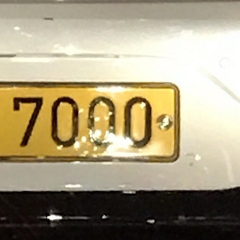
#> input picture input/1.png, 240 x 240 px; its folder holds only this picture in this run
$ python ocr_project_ver2.py   (older library calls are emulated)
#> lines starting #> are read from the running program, lines starting #| are printed output that depends on the picture; after the words box and inside, x2 and y2 are one past the last pixel; in counts of white or black regions, pixels touching at a corner belong together

import cv2
#import matplotlib.pyplot as plt
import numpy as np
import os
import time
from win32 import win32api

# [5 lines left out: function get_exe_path, not called in this run]


def derive_graym(impath):
    ''' The intensity value m is calculated as (r+g+b)/3, yet
        grayscalse will do same operation!
        opencv uses default formula Y = 0.299 R + 0.587 G + 0.114 B
    '''
#> called with impath = 'input/1.png'
    # return cv2.imread(impath, cv2.CV_LOAD_IMAGE_GRAYSCALE)
    return cv2.imread(impath, cv2.IMREAD_GRAYSCALE)
#> returned value: shape (240, 240); min 0, max 255, mean 154.3

def derive_m(img, rimg):
    ''' Derive m (intensity) based on paper formula '''

    (rw, cl, ch) = img.shape
    for r in range(rw):
        for c in range(cl):
            rimg[r,c] = int(np.sum(img[r,c])/3.0)

    return rimg

def derive_saturation(img, rimg):
    ''' Derive staturation value for a pixel based on paper formula '''

    s_img = np.array(rimg)
    (r, c) = s_img.shape
    for ri in range(r):
        for ci in range(c):
            #opencv ==> b,g,r order
            s1 = img[ri,ci][0] + img[ri,ci][2]
            s2 = 2 * img[ri,ci][1]
            if  s1 >=  s2:
                s_img[ri,ci] = 1.5*(img[ri,ci][2] - rimg[ri,ci])
            else:
                s_img[ri,ci] = 1.5*(rimg[ri,ci] - img[ri,ci][0])

    return s_img

def check_pixel_specularity(mimg, simg):
    ''' Check whether a pixel is part of specular region or not'''

    m_max = np.max(mimg) * 0.5
    s_max = np.max(simg) * 0.33

    (rw, cl) = simg.shape

    spec_mask = np.zeros((rw,cl), dtype=np.uint8)
    for r in range(rw):
        for c in range(cl):
            if mimg[r,c] >= m_max and simg[r,c] <= s_max:
                spec_mask[r,c] = 255

    return spec_mask

def enlarge_specularity(spec_mask):
    ''' Use sliding window technique to enlarge specularity
        simply move window over the image if specular pixel detected
        mark center pixel is specular
        win_size = 3x3, step_size = 1
    '''

    win_size, step_size = (3,3), 1
    enlarged_spec = np.array(spec_mask)
    for r in range(0, spec_mask.shape[0], step_size):
        for c in range(0, spec_mask.shape[1], step_size):
            # yield the current window
            win = spec_mask[r:r + win_size[1], c:c + win_size[0]]

            if win.shape[0] == win_size[0] and win.shape[1] == win_size[1]:
                if win[1,1] !=0:
                    enlarged_spec[r:r + win_size[1], c:c + win_size[0]] = 255 * np.ones((3,3), dtype=np.uint8)

    return enlarged_spec

# 현재 스크립트가 위치한 디렉토리 설정
script_dir = os.path.dirname(os.path.abspath(__file__))
path_dir_B = os.path.join(script_dir, 'input')  # 입력 이미지 디렉토리: input 폴더
path_dir_C = script_dir  # 출력 이미지 디렉토리: ocr_project.py가 있는 디렉토리

# 출력 디렉토리 생성
os.makedirs(os.path.join(path_dir_C, 'telea'), exist_ok=True)
os.makedirs(os.path.join(path_dir_C, 'ns'), exist_ok=True)
os.makedirs(os.path.join(path_dir_C, 'result'), exist_ok=True)

# [4 lines of commented-out code are left out]

file_list2 = os.listdir(path_dir_B)

k = 0.5

for n in file_list2:
    img_gray = derive_graym(path_dir_B+'/'+n)
#    img_gray = cv2.equalizeHist(img_gray)
    img = cv2.imread(path_dir_B+'/'+n, cv2.IMREAD_COLOR)
#> img is the input picture: shape (240, 240, 3); mean B, G, R 125.8, 154.4, 165.8
#    img_gray = cv2.cvtColor(im, cv2.COLOR_BGR2GRAY)


    size = img.shape[0]
#> size = 240
    nu = 0.4

    r, g, b = cv2.split(img)
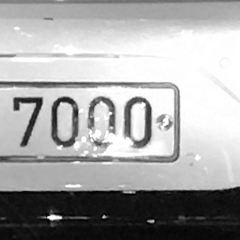
#> b: shape (240, 240); min 1, max 255, mean 165.8

    r = np.reshape(r, (size * size, 1))
    g = np.reshape(g, (size * size, 1))
    b = np.reshape(b, (size * size, 1))
    I_min = []

    for i in range(0, size * size):
        I_min.append(min(r[i], g[i], b[i]))
#> after the loop, I_min = 57600 items
    T_v = np.mean(I_min) + nu * np.std(I_min)
#> T_v = 159.3

    beta_s = (I_min - T_v) * (I_min > T_v)

    IHighlight = np.reshape(beta_s, (size, size))


    r = np.reshape(r, (size, size))
    g = np.reshape(g, (size, size))
    b = np.reshape(b, (size, size))

    r = r - k*IHighlight
    g = g - k*IHighlight
    b = b - k*IHighlight

    im = cv2.merge((r,g,b))

    #img_gray = cv2.cvtColor(output, cv2.COLOR_GRAY2BGR)
    cv2.imwrite(path_dir_C + '/' + n, im)


    r_img = m_img = np.array(img_gray)

    rimg = derive_m(img, r_img)
#> after the loop in derive_m, `for r in range(rw):`:
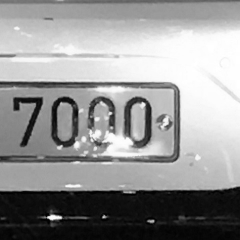
#> rimg: shape (240, 240); min 0, max 255, mean 148.4
    s_img = derive_saturation(img, rimg)
#> after the loop in derive_saturation, `for ri in range(r):`:
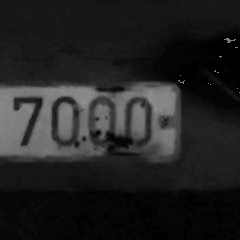
#> s_img: shape (240, 240); min 0, max 145, mean 34.1
    spec_mask = check_pixel_specularity(rimg, s_img)
#> in check_pixel_specularity, `m_max = np.max(mimg) * 0.5`: m_max = 127.5
#> in check_pixel_specularity, `s_max = np.max(simg) * 0.33`: s_max = 47.85
#> after the loop in check_pixel_specularity, `for r in range(rw):`:
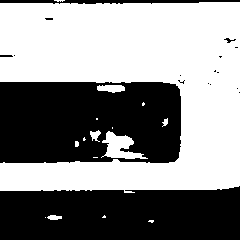
#> spec_mask: shape (240, 240); 54.7% white; 17 black regions (12 under 20 px), largest, box (x1, y1, x2, y2) and area: (0, 82, 181, 163) 13446, (0, 186, 240, 240) 11870, (0, 0, 240, 4) 694, (224, 38, 236, 43) 25, (0, 55, 13, 57) 25
    enlarged_spec = enlarge_specularity(spec_mask)
#> after the loop in enlarge_specularity, `for r in range(0, spec_mask.shape[0], step_size):`:
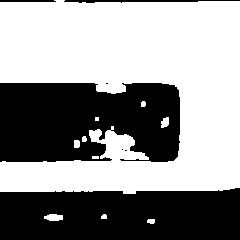
#> enlarged_spec: shape (240, 240); 57.6% white; 7 black regions (3 under 20 px), largest, box (x1, y1, x2, y2) and area: (0, 83, 180, 162) 12490, (0, 188, 240, 240) 11502, (64, 0, 240, 3) 322, (0, 0, 56, 2) 110
    radius = 12
    telea = cv2.inpaint(img, enlarged_spec, radius, cv2.INPAINT_TELEA)
    ns = cv2.inpaint(img, enlarged_spec, radius, cv2.INPAINT_NS)
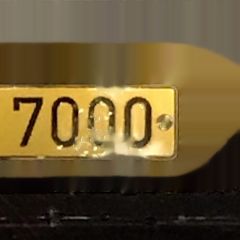
#> ns: shape (240, 240, 3); mean B, G, R 51.1, 86.9, 104.7

    ########
    cv2.imwrite(path_dir_C + '/telea/' + n,telea)
    cv2.imwrite(path_dir_C + '/ns/' + n,ns)

#    gray = cv2.cvtColor(im, cv2.COLOR_BGR2GRAY)

    height, width, channel = img.shape
#> height = 240; width = 240; channel = 3
#    plt.style.use('dark_background')
    structuringElement = cv2.getStructuringElement(cv2.MORPH_RECT, (3, 3))
    gray = derive_graym(path_dir_B+'/'+n)
#    gray = cv2.equalizeHist(gray)
    imgTopHat = cv2.morphologyEx(gray, cv2.MORPH_TOPHAT, structuringElement)
    imgBlackHat = cv2.morphologyEx(gray, cv2.MORPH_BLACKHAT, structuringElement)

    imgGrayscalePlusTopHat = cv2.add(gray, imgTopHat)
    gray = cv2.subtract(imgGrayscalePlusTopHat, imgBlackHat)

#    plt.figure(figsize=(12, 10))
#    plt.imshow(gray, cmap='gray')

    img_blurred = cv2.GaussianBlur(gray, ksize=(5, 5), sigmaX=0)

    img_thresh = cv2.adaptiveThreshold(
        img_blurred,
        maxValue=255.0,
        adaptiveMethod=cv2.ADAPTIVE_THRESH_GAUSSIAN_C,
        thresholdType=cv2.THRESH_BINARY_INV,
        blockSize=19,
        C=9
    )
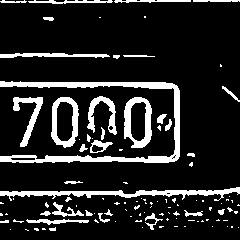
#> img_thresh: shape (240, 240); 14.2% white; 107 white regions (73 under 20 px)
#
#    plt.figure(figsize=(12, 10))
#    plt.imshow(img_thresh, cmap='gray')


    contours, _ = cv2.findContours(
        img_thresh,
        mode=cv2.RETR_LIST,
        method=cv2.CHAIN_APPROX_SIMPLE
    )
#> contours = 116 contours, 86 with area under 20; largest, box (x1, y1, x2, y2) and area: (0, 81, 180, 163) 1936, (124, 97, 152, 148) 1130, (51, 97, 79, 148) 1110, (0, 187, 240, 201) 884, (56, 101, 74, 142) 603


    temp_result = np.zeros((height, width, channel), dtype=np.uint8)

#> (the run stopped early here; a loop or call above may not have finished)
